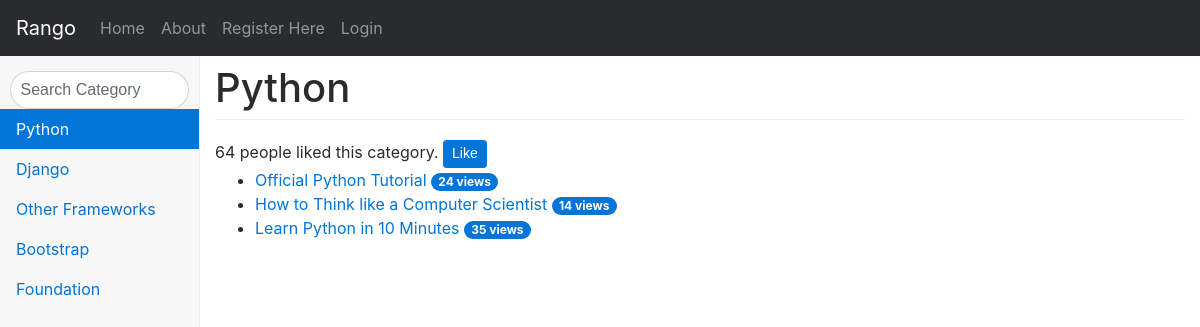
/rango/category/python/, run on an earlier commit of the app's database.
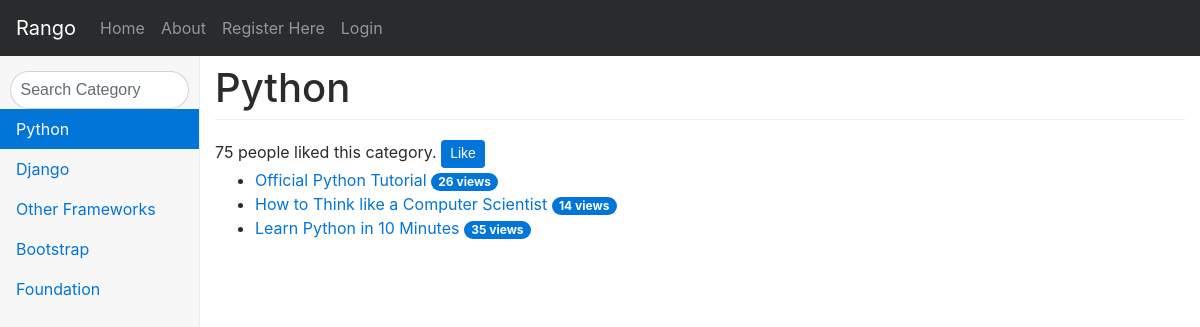
And on a later commit of the database.
### rango/models.py (models this page shows, shortened)
class Category(models.Model):
    name = models.CharField(max_length=128, unique=True)
    views = models.IntegerField(default=0)
    likes = models.IntegerField(default=0)
    slug = models.SlugField(default='', unique=True)
    class Meta:
        verbose_name_plural = 'Categories'
    def save(self, *args, **kwargs):
        self.slug = slugify(self.name)
        if self.views < 0:
            self.views = 0
        if self.likes < 0:
            self.likes = 0
        super(Category, self).save(*args, **kwargs)

class Page(models.Model):
    category = models.ForeignKey(Category)
    title = models.CharField(max_length=128)
    url = models.URLField()
    views = models.IntegerField(default=0)

### rango/views.py (the view)
# urls.py: url(r'^category/(?P<category_name_slug>[\w\-]+)/$', views.show_category, name='show_category'),
def show_category(request, category_name_slug):
    context_dic = {}
    try:
        category = Category.objects.get(slug=category_name_slug)
        pages = Page.objects.filter(category=category)
        context_dic['pages'] = pages
        context_dic['category'] = category
        category.views += 1
        category.save()
        if (request.method == 'GET') and ('like' in request.GET):
            category.likes += 1
            category.save()
            return HttpResponse(category.likes)
    except Category.DoesNotExist:
        context_dic['pages'] = None
        context_dic['category'] = None
    return render(request, 'rango/category.html', context=context_dic)

### rango/templatetags/rango_template_tags.py (called while the page is built)
@register.inclusion_tag('rango/cats.html')
def get_categroy_list(cat=None):
    return {'cats': Category.objects.all(),
            'act_cat': cat}

### templates/rango/category.html (shortened to what this page needs)
{% extends 'rango/base.html' %}
{% load staticfiles %}
{% block body_block %}
    {% if category %}
        <h1>{{ category.name }}</h1>
        <div id="like_count">
            {{ category.likes }} people liked this category.
            <button class="btn btn-primary btn-sm" id="like">Like</button>
        </div>
        {% if pages %}
            <ul>
                {% for page in pages %}
                    <li>
                        <a href="{% url 'rango:goto' %}?page_id={{ page.id }}">{{ page.title }}</a>
                        <span class="badge badge-pill badge-primary">
                            {{ page.views }} view{{ page.views|pluralize }}
                        </span>
                    </li>
                {% endfor %}
            </ul>
        {% else %}
            <strong>No pages currently in category.</strong>
        {% endif %}
    {% else %}
        The specified category does not exist!
    {% endif %}
{% endblock %}

### templates/rango/cats.html
<ul class="nav nav-pills flex-column">
    {% for cat in cats %}
        <li class="nav-item" data-search="{{ cat.id }}">
            {% if cat == act_cat %}
                <a class="nav-link active" href="{% url 'rango:show_category' cat.slug %}">{{ cat.name }}</a>
            {% else %}
                <a class="nav-link" href="{% url 'rango:show_category' cat.slug %}">{{ cat.name }}</a>
            {% endif %}
        </li>
    {% empty %}
        <li><strong>There are no categories present.</strong></li>
    {% endfor %}
</ul>

What changed in the data, as far as the page shows it:
changed Category "Python": likes "64" → "75"
changed Page "Official Python Tutorial": views "24" → "26"
